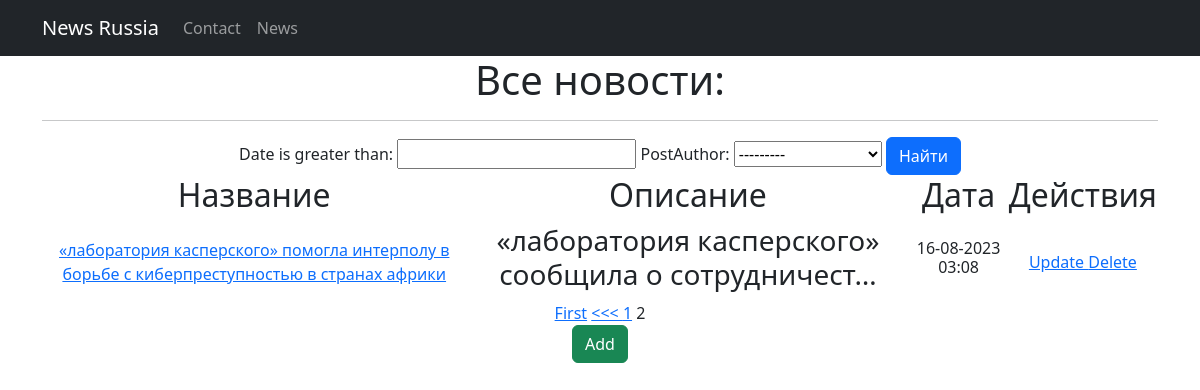
Screenshot of /news/?page=2 with the database file from the repository.
### news/models.py (models this page shows, shortened)
class Post(models.Model):
    heading=models.CharField(max_length=255)
    text_Post = models.TextField()
    rating_Post=models.IntegerField(default=0)
    date = models.DateTimeField(auto_now_add=True)
    postAuthor = models.ForeignKey(Author, on_delete=models.CASCADE)
    postCategory= models.ManyToManyField(Category, through='PostCategory')
    ARTICLE = 'AR'
    NEWS = 'NW'
    CATEGORY_CHOICES = [
        (ARTICLE, 'Статья'),
        (NEWS, 'Новость'),
    ]
    categoryType = models.CharField(max_length=2, choices=CATEGORY_CHOICES, default=ARTICLE)

### news/views.py (the view, shortened to what this page needs)
# urls.py: path('', NewsList.as_view(), name='news'), # т.к. сам по себе это класс, то нам надо представить этот класс в виде view. Для этого вызываем метод as_view
class NewsList (ListView):
    model = Post
    template_name = 'news.html'
    context_object_name = 'news'
    paginate_by= 3
    queryset = Post.objects.order_by('-date')
    form_class= NewsForm
    def get_context_data(self, **kwargs): # забираем отфильтрованные объекты переопределяя метод get_context_data у наследуемого класса (привет, полиморфизм, мы скучали!!!)
       context = super().get_context_data(**kwargs)
       context['filter'] = NewsFilter(self.request.GET, queryset=self.get_queryset()) # вписываем наш фильтр в контекст
       context['choices'] = Post.CATEGORY_CHOICES
       context['form'] = NewsForm()
       return context

### news/forms.py
class NewsForm(ModelForm):
    class Meta:
        model = Post  # это модель, по которой будет строиться форма
        fields = ['postAuthor', 'heading', 'text_Post', 'categoryType']

### news/templatetags/custom_filters.py (called while the page is built)
@register.filter(name='Censor')
def Censor(value):
    for n in bad_words:
        value = value.lower().replace(n.lower(), '***')
    return value

### templates/news.html (shortened to what this page needs)
{% extends 'flatpages/default.html' %}
{% load custom_filters %}
{% block content %}
<h1>Все новости:</h1>
<hr>
<form method="GET">
    {{ filter.form }}
    <input class="btn btn-primary" type="submit" value="Найти">
 </form>
{% if news %}
    <table>
        <tr>
            <td>
                <h2>Название</h2>
            </td>
            <td>
                <h2>Описание</h2>
            </td>
            <td>
                <h2>Дата</h2>
            </td>
            <td>
                <h2>Действия</h2>
            </td>
        </tr>
    {% for n in news %}
        <tr>
            <td>
                <a href="{% url 'news_detail' n.id %}">{{ n.heading|Censor}}</a>
            </td>
            <td>
                <h3>{{ n.text_Post|Censor|truncatechars:50}} </h3>
            </td>
            <td>
                <h6 > {{ n.date|date:'d-m-Y h:m' }} </h6>
            </td>
            <td>
            <a href="{% url 'edit_post_form' n.id %}">
                Update
            </a>
            <a href="{% url 'delete_post_form' n.id %}">
                Delete
            </a>
            </td>
        </tr>
    {% endfor %}
    </table>
    {% include  'parts/pagginator.html' %}
    {% else %}
    <h2>Новостей нет!</h2>
{% endif %}
<form action='add/' target="_blank">
    <input class="btn btn-success" href="{% url 'news_create' %}" type="submit" value="Add">
</form>
{% endblock content %}

### rows the page displays
Post: heading|Censor "«лаборатория касперского» помогла интерполу в борьбе с киберпреступностью в странах африки", text_Post|Censor "«лаборатория касперского» сообщила о сотрудничест…", date "16-08-2023 03:08"

### other values shown
{{ num }} "1"
{{ num }} "2"
